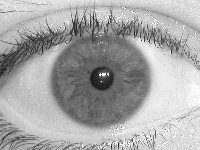
#> input picture UBIRIS_200_150_R/Sessao_1/1/Img_1_1_3.jpg, 200 x 150 px; its folder holds only this picture in this run
$ jupyter execute --allow-errors iris.ipynb
#> lines starting #> are read from the running program, lines starting #| are printed output that depends on the picture; after the words box and inside, x2 and y2 are one past the last pixel; in counts of white or black regions, pixels touching at a corner belong together
[cell 1]
from glob import glob
import numpy as np

import skimage
import skimage.io
import skimage.filters
import skimage.draw

[cell 2]
class ImageClass:
  def image(file):
    image = skimage.io.imread(file, as_gray=True)
#> image is the input picture: shape (150, 200); min 19, max 255, mean 168
    # uint8 to float64
    image = image.astype(np.float64)
    return image

  def gaussionBlur(image,r):
#> called with r = 2
    return skimage.filters.gaussian(image,sigma=r)
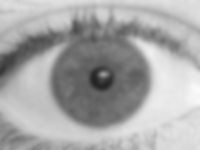
#> returned value: shape (150, 200) float64; min 36.15, max 251.2, mean 168


  def save(image,file):
    # float64 to uint8

    skimage.io.imsave(file, _image)
    return _image

  def circle(image,centerx,centery,r):
    x, y = skimage.draw.circle_perimeter( centery , centerx , r )
    image[x,y] = 1
    return image

[cell 3]
class IrisFinder(ImageClass):
  def Daugman(image,x,y,min_r,max_r,step=1):
    """
      Calculate
                              ∂  ∮  I(x,y)  ds
      Max(r,x,y) = Gσ (r) ∗ ------------------
                              ∂r     2πr
      : image : image
      : x : x coordinate
      : y : y coordinate
      : min_r : min radius
      : max_r : max radius
    """

    height, width = image.shape[:2]


    # values = list of r distance ( ∮ I(x,y) ds )
    values = []
    for r in range(min_r,max_r,step):
      # _value = ∮ I(x,y) ds
      _angle_step=24
      _value = 0
      for i in range(0,_angle_step*2):
        _value = _value + image[ int(y + r * np.sin(i*np.pi/_angle_step)) , int(x + r * np.cos(i*np.pi/_angle_step)) ]
      _value = _value / ( 256 * _angle_step * 2)
      #circle = skimage.draw.circle_perimeter( y , x , r )
      #_value = np.add.reduce( image[circle] / 256  ) / (2 * 3.1415 * r)
      values.append(_value)
      #values[r] = _value

    # print(values)
    # ∂ / ∂r _values
    values = np.array(values, dtype=np.float32)
    values = values[1:] - values[:-1]
    # print(values)

    # Gσ (r)
    gauss=abs(skimage.filters.gaussian(values,sigma=0.5 ))
    # print(gauss)
    # index of max value ( radius )
    index = np.argmax(gauss)
    # max value
    _max = np.max(gauss)
    # radius
    radius = range(min_r,max_r,step)[index]
    return _max,radius

  def FindIrisList(image, min_r,max_r,step=1,pxStep=1):
    height, width = image.shape[:2]
    print("height : ",height, "width : ",width)
    _list = []
    for y in range( max_r, height-max_r , pxStep ):
      for x in range( max_r, width-max_r, pxStep ):
        _cross = min( y , x , height - y , width - x )
        _max_r = min( max_r , _cross )
        if _max_r < min_r + 3: continue

        _value,_radius = IrisFinder.Daugman(image,x,y,min_r, _max_r,step)
        _list.append( (x,y,_radius,_value) )

    # sort list by value
    _list = sorted(_list, key=lambda x: x[3], reverse=True)
    return _list[0:10]

  def FindIris(image, min_r,max_r,step=1,pxStep=1):
    _list = IrisFinder.FindIrisList(image, min_r,max_r,step,pxStep)
    value = (_list[0][0],_list[0][1]), _list[0][2]
    print("Circle finded:",value)
    return value

[cell 4]
def scan(PATH,save):
  #PATH = "UBIRIS_200_150_R/Sessao_1/5/Img_5_1_1.jpg"
  #PATH = "eye.jpeg"

  imageSafe = ImageClass.image(PATH)
  image = ImageClass.image(PATH)
  image = ImageClass.gaussionBlur(image,2)

  height, width = image.shape[:2]
#> height = 150; width = 200
  size = min(height,width)
#> size = 150
  # Auto size from image
  step = 1 # 1 -> Slow & More Correct , 5 -> Fast & Less Correct
  _min = int(size*0.15)
  _max = int(size*0.45)

  # Test
  #_min = 40
  #_max = 70


  print("Min:",_min,"Max:",_max,"Step:",step)
#| Min: 22 Max: 67 Step: 1

  # Test
  """
  for circle in IrisFinder.FindIrisList(image,_min, _max, step, 4 ):
    print(circle)
    IrisFinder.circle(imageSafe,circle[0],circle[1],circle[2])
  IrisFinder.save(imageSafe,'eye_circle.jpeg')
  exit()
  """
  #iris center, iris radius
  ic, ir = IrisFinder.FindIris(image,_min, _max, step, 5 )
#| height :  150 width :  200
#> in FindIris, `value = (_list[0][0],_list[0][1]), _list[0][2]`: value = ((102, 82), 49)
#| Circle finded: ((102, 82), 49)
#> ic = (102, 82); ir = 49

  image_iris = image[ic[1]-ir:ic[1]+ir,ic[0]-ir:ic[0]+ir]
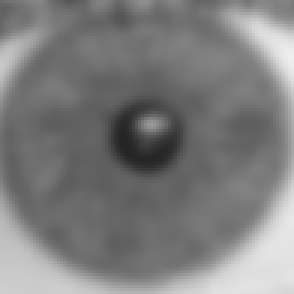
#> image_iris: shape (98, 98) float64 (shown 3 times larger); min 36.15, max 238.4, mean 126.2

  print("pupil:"+str(ir))
#| pupil:49

  pc, pr = IrisFinder.FindIris(image_iris,int(round(ir * 0.2)),int(round(ir * 0.7)), step, 1 )
#| height :  98 width :  98
#| Circle finded: ((49, 45), 11)
  #IrisFinder.save( IrisFinder.circle(imageSafe[ic[1]-ir:ic[1]+ir,ic[0]-ir:ic[0]+ir],pc[0],pc[1],pr) , 'pupil_circle.jpeg' )

  pc = ( pc[0] + ic[0] - ir , pc[1] + ic[1] - ir )

  print(pc,pr)
#| (102, 78) 11

  #IrisFinder.circle(imageSafe,ic[0],ic[1],ir)
  #IrisFinder.circle(imageSafe,pc[0],pc[1],pr)

  #IrisFinder.save(imageSafe,'eye_circle.jpeg')


  ## Gray To RGB
  rgb = skimage.color.gray2rgb(imageSafe)
  ## Red Circle Iris
  rgb[ skimage.draw.circle_perimeter(ic[1],ic[0],ir ) ] = (255.0,0.0,0.0)
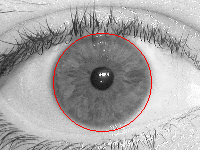
#> rgb: shape (150, 200, 3) float64; mean R, G, B 168.9, 166.5, 166.5
  ## Yellow Circle Pupil
  rgb[ skimage.draw.circle_perimeter(pc[1],pc[0],pr ) ] = (100.0,255.0,0.0)
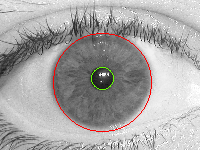
#> rgb: shape (150, 200, 3) float64; 0.21% of pixels changed, all inside (x1, y1, x2, y2) = (91, 67, 114, 90)
  # Save
  skimage.io.imsave(save,rgb)

$ run again, on UBIRIS_200_150_R/Sessao_1/100/Img_100_1_3.jpg
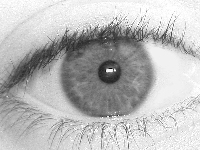
#> input picture UBIRIS_200_150_R/Sessao_1/100/Img_100_1_3.jpg, 200 x 150 px
#> in image, image is the input picture: shape (150, 200); min 0, max 255, mean 185.8
#> in gaussionBlur, `return skimage.filters.gaussian(image,sigma=r)`:
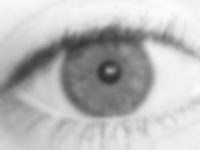
#> returned value: shape (150, 200) float64; min 49.43, max 252.9, mean 185.8
#| Min: 22 Max: 67 Step: 1
#| height :  150 width :  200
#> value = ((107, 72), 46)
#| Circle finded: ((107, 72), 46)
#> ic = (107, 72); ir = 46
#| pupil:46
#| height :  92 width :  92
#| Circle finded: ((49, 46), 11)
#| (110, 72) 11
#> in scan, `rgb[ skimage.draw.circle_perimeter(pc[1],pc[0],pr ) ] = (100.0,255.0,0..`:
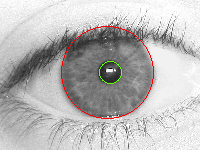
#> rgb: shape (150, 200, 3) float64; mean R, G, B 186.8, 185, 184.4
